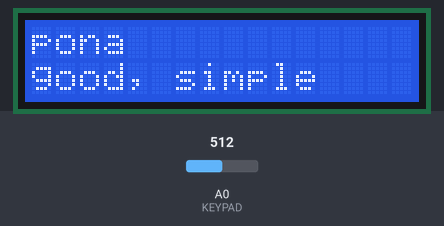
The sketch below on a simulated Arduino Uno, built with avr-gcc and run on an emulated ATmega328P. Parts: 16×2 character LCD. The test bench sets the inputs (shaded band); at power-on: A0 (KEYPAD) = 512. Random numbers use the default seed unless the sketch sets one.

Above: at 1.2 s.
1.3 s: A0 (KEYPAD) set to 492
At 2.2 s:
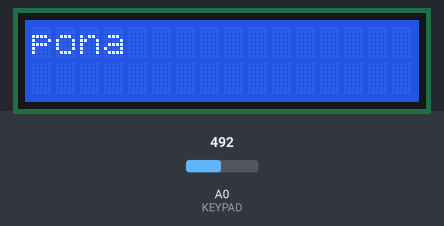
2.8 s: A0 (KEYPAD) set to 730
At 3.4 s:
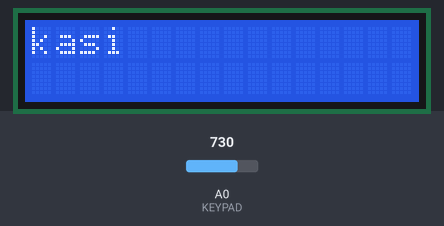
4.3 s: A0 (KEYPAD) set to 705
At 4.6 s:
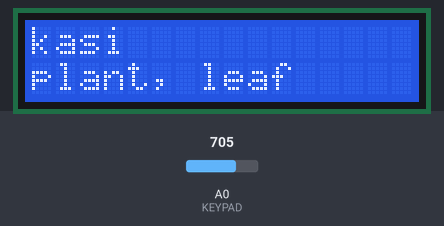
5.8 s: A0 (KEYPAD) set to 900
At 6.9 s:
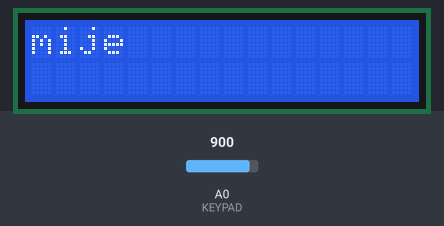
7.3 s: A0 (KEYPAD) set to 716
At 8.0 s:
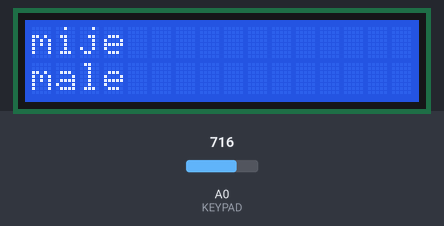
8.8 s: A0 (KEYPAD) set to 900
At 9.2 s:
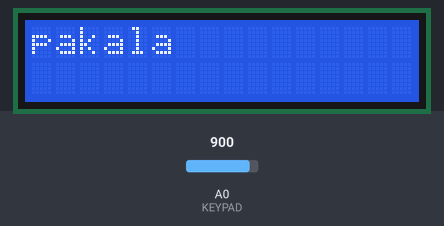
Timing chart, 0 to 11.3 s (numbered marks = the images above; inputs shaded):
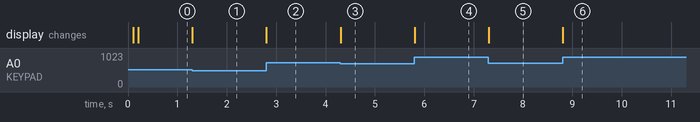

The sketch:

tokipona_cards.ino
```cpp
/**
* Toki Pona Cards LCDKeypad version
*
* Toki Pona official site: https://tokipona.org/
* Code: https://github.com/maks-ushakov/arduino-experiments/tree/master/arduino
* Simulation: https://www.tinkercad.com/things/hrG1mFflU87-toki-pona-cards
*
* Buttons:
* Select: new word
* Any dir: show translation
*/
#include <LiquidCrystal.h>

#define LCD_RS 8
#define LCD_EN 9
#define LCD_D4 4
#define LCD_D5 5
#define LCD_D6 6
#define LCD_D7 7
#define KEYPAD A0

#define LCD_SIZE 16
#define BUFFER_SIZE (LCD_SIZE + 2)
enum {
  KEY_SEL,
  KEY_LEFT,
  KEY_RIGHT,
  KEY_UP,
  KEY_DOWN,
  KEY_UNPRESS
};

LiquidCrystal lcd(LCD_RS, LCD_EN, LCD_D4, LCD_D5, LCD_D6, LCD_D7);
unsigned long previousCheckTime = 0;
unsigned long previousRenderTime = 0;
uint8_t codeLength = 4;
uint8_t present = 0;
uint8_t rightGuess = 0;
int dictSize = 115;
bool flipStatus = false;
char currentWord[BUFFER_SIZE];
char currentTranslation[BUFFER_SIZE];

long renderTime = 100;
long checkTime = 200;
int sensorValue = KEY_UNPRESS;
int previousValue = KEY_UNPRESS;
int outValue = KEY_UNPRESS;
bool is_changed = false;

void setup()
{
  lcd.begin(16,2);
  lcd.print("toki pona cards");
  lcd.setCursor(0, 1);
  lcd.print("Press any key");
  pinMode(KEYPAD, INPUT);
  while(sensorValue == KEY_UNPRESS) {
    sensorValue = parseKey(analogRead(KEYPAD));
  }
  randomSeed(analogRead(A5));
  nextWord();
  is_changed = true;
}

void loop()
{
  unsigned long currentTime = millis();
  if (currentTime - previousCheckTime > checkTime && !is_changed) {
    sensorValue = parseKey(analogRead(KEYPAD));
    if(sensorValue != outValue) {
      previousValue = outValue;
      outValue = sensorValue;
      is_changed = true;
      handleKey(outValue);
    }
  }

  if (currentTime - previousRenderTime > renderTime && is_changed) {
    lcd.clear();
    lcd.setCursor(0, 0);
	lcd.print(currentWord);
    if(flipStatus) {
      lcd.setCursor(0, 1);
      lcd.print(currentTranslation);
    }
    is_changed = false;
  }
}

int parseKey (int keyValue) {
  if (keyValue > 1020) {
    return KEY_UNPRESS;
  }
  if (keyValue > 720) {
    return KEY_SEL;
  }
  if (keyValue > 500) {
    return KEY_LEFT;
  }
  if (keyValue > 320) {
    return KEY_DOWN;
  }
  if (keyValue > 140) {
    return KEY_UP;
  }
  return KEY_RIGHT;
}

String printKey(int key) {
  switch(key) {
    case KEY_SEL:   return "SELECT"; break;
    case KEY_LEFT:  return "LEFT"; break;
    case KEY_UP:    return "UP"; break;
    case KEY_DOWN:  return "DOWN"; break;
    case KEY_RIGHT:  return "RIGHT"; break;
    default: return "unpressed";
  }
}

void nextWord() {
	int index = random(0, dictSize);
  // strcpy_P(currentWord[0], (char *)pgm_read_ptr(&(tokiDictionary[index][0])));
  // strcpy_P(currentWord[1], (char *)pgm_read_ptr(&(tokiDictionary[index][1])));
  flipStatus = false;
  getDictionaryWord(index);
  getDictionaryTranslation(index);
}

void flip() {
  flipStatus = !flipStatus;
}

void pass() {};
void handleKey(uint8_t key) {
  switch(key) {
    case KEY_SEL: nextWord(); break;
    case KEY_LEFT:
    case KEY_RIGHT:
    case KEY_UP:
    case KEY_DOWN:  flip(); break;

    default: pass();
  }
}

const char * const tokiDictionary[][2] = {
  {"akesi", "reptile"},
  {"ala", "no, not, zero"},
  {"alasa", "to hunt"},
  {"ale (ali)", "all; 100"},
  {"anpa", "humble, lowly"},
  {"ante", "different"},
  {"awen", "kept,to continue"},
  {"esun", "market, shop"}
};

const char dw_000[] PROGMEM = "akesi";
const char dt_000[] PROGMEM = "reptile";
const char dw_001[] PROGMEM = "ala";
const char dt_001[] PROGMEM = "no, not, zero";
const char dw_002[] PROGMEM = "alasa";
const char dt_002[] PROGMEM = "to hunt";
const char dw_003[] PROGMEM = "ale (ali)";
const char dt_003[] PROGMEM = "all; 100";
const char dw_004[] PROGMEM = "anpa";
const char dt_004[] PROGMEM = "humble, lowly";

const char dw_005[] PROGMEM = "ante";
const char dt_005[] PROGMEM = "different";
const char dw_006[] PROGMEM = "awen";
const char dt_006[] PROGMEM = "kept,to continue";
const char dw_007[] PROGMEM = "esun";
const char dt_007[] PROGMEM = "market, shop";
const char dw_008[] PROGMEM = "ijo";
const char dt_008[] PROGMEM = "thing, object";
const char dw_009[] PROGMEM = "ike";
const char dt_009[] PROGMEM = "bad, negative";

const char dw_010[] PROGMEM = "ilo";
const char dt_010[] PROGMEM = "tool, machine";
const char dw_011[] PROGMEM = "insa";
const char dt_011[] PROGMEM = "centre, inside";
const char dw_012[] PROGMEM = "jaki";
const char dt_012[] PROGMEM = "unclean, toxic";
const char dw_013[] PROGMEM = "jan";
const char dt_013[] PROGMEM = "person,somebody";
const char dw_014[] PROGMEM = "jelo";
const char dt_014[] PROGMEM = "yellow";

const char dw_015[] PROGMEM = "jo";
const char dt_015[] PROGMEM = "to have, contain";
const char dw_016[] PROGMEM = "kala";
const char dt_016[] PROGMEM = "sea creature";
const char dw_017[] PROGMEM = "kalama";
const char dt_017[] PROGMEM = "sound";
const char dw_018[] PROGMEM = "kama";
const char dt_018[] PROGMEM = "arriving, future";
const char dw_019[] PROGMEM =   "kasi";
const char dt_019[] PROGMEM = "plant, leaf";

const char dw_020[] PROGMEM = "ken";
const char dt_020[] PROGMEM = "can, possible";
const char dw_021[] PROGMEM = "kepeken";
const char dt_021[] PROGMEM = "to use, with";
const char dw_022[] PROGMEM = "kili";
const char dt_022[] PROGMEM = "fruit, vegetable";
const char dw_023[] PROGMEM = "kin";
const char dt_023[] PROGMEM = "also, too";
const char dw_024[] PROGMEM = "kipisi";
const char dt_024[] PROGMEM = "to cut, part";

const char dw_025[] PROGMEM = "kiwen";
const char dt_025[] PROGMEM = "metal, stone";
const char dw_026[] PROGMEM = "ko";
const char dt_026[] PROGMEM = "clay, paste";
const char dw_027[] PROGMEM = "kon";
const char dt_027[] PROGMEM = "air, spirit";
const char dw_028[] PROGMEM = "kule";
const char dt_028[] PROGMEM = "color";
const char dw_029[] PROGMEM = "kulupu";
const char dt_029[] PROGMEM = "group, company";

const char dw_030[] PROGMEM = "kute";
const char dt_030[] PROGMEM = "ear; to hear";
const char dw_031[] PROGMEM = "lape";
const char dt_031[] PROGMEM = "sleeping,resting";
const char dw_032[] PROGMEM = "laso";
const char dt_032[] PROGMEM = "blue, green";
const char dw_033[] PROGMEM = "lawa";
const char dt_033[] PROGMEM = "head, to lead";
const char dw_034[] PROGMEM = "leko";
const char dt_034[] PROGMEM = "square, block";

const char dw_035[] PROGMEM = "len";
const char dt_035[] PROGMEM = "cloth,cover";
const char dw_036[] PROGMEM = "lete";
const char dt_036[] PROGMEM = "cool, cold; raw";
const char dw_037[] PROGMEM = "lili";
const char dt_037[] PROGMEM = "small, few";
const char dw_038[] PROGMEM = "linja";
const char dt_038[] PROGMEM = "string, hair";
const char dw_039[] PROGMEM = "lipu";
const char dt_039[] PROGMEM = "paper, document";

const char dw_040[] PROGMEM = "loje";
const char dt_040[] PROGMEM = "red, reddish";
const char dw_041[] PROGMEM = "lon";
const char dt_041[] PROGMEM = "located at, true";
const char dw_042[] PROGMEM = "luka";
const char dt_042[] PROGMEM = "arm, hand; five";
const char dw_043[] PROGMEM = "lukin";
const char dt_043[] PROGMEM = "to see, examine";
const char dw_044[] PROGMEM = "lupa";
const char dt_044[] PROGMEM = "door, hole";

const char dw_045[] PROGMEM = "ma";
const char dt_045[] PROGMEM = "earth, land";
const char dw_046[] PROGMEM = "mama";
const char dt_046[] PROGMEM = "parent; creator";
const char dw_047[] PROGMEM = "mani";
const char dt_047[] PROGMEM = "money, cash";
const char dw_048[] PROGMEM = "meli";
const char dt_048[] PROGMEM = "Female";
const char dw_049[] PROGMEM = "mije";
const char dt_049[] PROGMEM = "male";

const char dw_050[] PROGMEM = "mi";
const char dt_050[] PROGMEM = "I, me, my";
const char dw_051[] PROGMEM = "moku";
const char dt_051[] PROGMEM = "to eat, food";
const char dw_052[] PROGMEM = "moli";
const char dt_052[] PROGMEM = "dead, dying";
const char dw_053[] PROGMEM = "monsi";
const char dt_053[] PROGMEM = "back, behind";
const char dw_054[] PROGMEM = "monsuta";
const char dt_054[] PROGMEM = "monster";

const char dw_055[] PROGMEM = "mun";
const char dt_055[] PROGMEM = "night sky object";
const char dw_056[] PROGMEM = "musi";
const char dt_056[] PROGMEM = "fun";
const char dw_057[] PROGMEM = "mute";
const char dt_057[] PROGMEM = "many, a lot";
const char dw_058[] PROGMEM = "namako";
const char dt_058[] PROGMEM = "spice, additional";
const char dw_059[] PROGMEM = "nanpa";
const char dt_059[] PROGMEM = "number";

const char dw_060[] PROGMEM = "nasa";
const char dt_060[] PROGMEM = "strange";
const char dw_061[] PROGMEM = "nasin";
const char dt_061[] PROGMEM = "way, method";
const char dw_062[] PROGMEM = "nena";
const char dt_062[] PROGMEM = "bump, hill, nose";
const char dw_063[] PROGMEM = "ni";
const char dt_063[] PROGMEM = "this, that";
const char dw_064[] PROGMEM = "nimi";
const char dt_064[] PROGMEM = "word, name";

const char dw_065[] PROGMEM = "noka";
const char dt_065[] PROGMEM = "foot, leg";
const char dw_066[] PROGMEM = "olin";
const char dt_066[] PROGMEM = "to love, respect";
const char dw_067[] PROGMEM = "open";
const char dt_067[] PROGMEM = "to begin, to start";
const char dw_068[] PROGMEM = "pakala";
const char dt_068[] PROGMEM = "broken, damaged";
const char dw_069[] PROGMEM = "pali";
const char dt_069[] PROGMEM = "to do, to work on";

const char dw_070[] PROGMEM = "palisa";
const char dt_070[] PROGMEM = "rod, stick";
const char dw_071[] PROGMEM = "pan";
const char dt_071[] PROGMEM = "bread, rice";
const char dw_072[] PROGMEM = "pana";
const char dt_072[] PROGMEM = "to give, to send";
const char dw_073[] PROGMEM = "pilin";
const char dt_073[] PROGMEM = "heart, feeling";
const char dw_074[] PROGMEM = "pimeja";
const char dt_074[] PROGMEM = "black, dark";

const char dw_075[] PROGMEM = "pini";
const char dt_075[] PROGMEM = "past, end";
const char dw_076[] PROGMEM = "pipi";
const char dt_076[] PROGMEM = "bug, insect";
const char dw_077[] PROGMEM = "poka";
const char dt_077[] PROGMEM = "hip, side";
const char dw_078[] PROGMEM = "poki";
const char dt_078[] PROGMEM = "box, bowl, cup";
const char dw_079[] PROGMEM = "pona";
const char dt_079[] PROGMEM = "good, simple";


const char dw_080[] PROGMEM = "sama";
const char dt_080[] PROGMEM = "similar, same";
const char dw_081[] PROGMEM = "seli";
const char dt_081[] PROGMEM = "Fire";
const char dw_082[] PROGMEM = "selo";
const char dt_082[] PROGMEM = "skin, peel";
const char dw_083[] PROGMEM = "seme";
const char dt_083[] PROGMEM = "what? which?";
const char dw_084[] PROGMEM = "sewi";
const char dt_084[] PROGMEM = "area above";

const char dw_085[] PROGMEM = "sijelo";
const char dt_085[] PROGMEM = "body, torso";
const char dw_086[] PROGMEM = "sike";
const char dt_086[] PROGMEM = "cycle";
const char dw_087[] PROGMEM = "sin";
const char dt_087[] PROGMEM = "new, another";
const char dw_088[] PROGMEM = "sinpin";
const char dt_088[] PROGMEM = "face,front,wall";
const char dw_089[] PROGMEM = "sitelen";
const char dt_089[] PROGMEM = "image, picture";

const char dw_090[] PROGMEM = "soko";
const char dt_090[] PROGMEM = "mushroom";
const char dw_091[] PROGMEM = "sona";
const char dt_091[] PROGMEM = "knowledge, info";
const char dw_092[] PROGMEM = "soweli";
const char dt_092[] PROGMEM = "land animal";
const char dw_093[] PROGMEM = "suli";
const char dt_093[] PROGMEM = "big,heavy,large";
const char dw_094[] PROGMEM = "suno";
const char dt_094[] PROGMEM = "sun, bright";

const char dw_095[] PROGMEM = "supa";
const char dt_095[] PROGMEM = "surface";
const char dw_096[] PROGMEM = "suwi";
const char dt_096[] PROGMEM = "sweet; cute";
const char dw_097[] PROGMEM = "tan";
const char dt_097[] PROGMEM = "from, because";
const char dw_098[] PROGMEM = "taso";
const char dt_098[] PROGMEM = "but, however";
const char dw_099[] PROGMEM = "tawa";
const char dt_099[] PROGMEM = "going to; for";


const char dw_100[] PROGMEM = "telo";
const char dt_100[] PROGMEM = "liquid, water";
const char dw_101[] PROGMEM = "tenpo";
const char dt_101[] PROGMEM = "time, period";
const char dw_102[] PROGMEM = "toki";
const char dt_102[] PROGMEM = "to say; language";
const char dw_103[] PROGMEM = "tomo";
const char dt_103[] PROGMEM = "building, home";
const char dw_104[] PROGMEM = "tonsi";
const char dt_104[] PROGMEM = "non-binary, trans";

const char dw_105[] PROGMEM = "tu";
const char dt_105[] PROGMEM = "Two";
const char dw_106[] PROGMEM = "unpa";
const char dt_106[] PROGMEM = "sex; to have sex.";
const char dw_107[] PROGMEM = "uta";
const char dt_107[] PROGMEM = "mouth, lips";
const char dw_108[] PROGMEM = "utala";
const char dt_108[] PROGMEM = "challenge, battle";
const char dw_109[] PROGMEM = "walo";
const char dt_109[] PROGMEM = "white, pale";


const char dw_110[] PROGMEM = "wan";
const char dt_110[] PROGMEM = "one; unique";
const char dw_111[] PROGMEM = "waso";
const char dt_111[] PROGMEM = "flying creature";
const char dw_112[] PROGMEM = "wawa";
const char dt_112[] PROGMEM = "strong, powerful";
const char dw_113[] PROGMEM = "weka";
const char dt_113[] PROGMEM = "absent, away";
const char dw_114[] PROGMEM = "wile";
const char dt_114[] PROGMEM = "must, need, want";

const char *const dictionaryWords[] PROGMEM = {
  dw_000, dw_001, dw_002, dw_003, dw_004, dw_005, dw_006, dw_007, dw_008, dw_009,
  dw_010, dw_011, dw_012, dw_013, dw_014, dw_015, dw_016, dw_017, dw_018, dw_019,
  dw_020, dw_021, dw_022, dw_023, dw_024, dw_025, dw_026, dw_027, dw_028, dw_029,
  dw_030, dw_031, dw_032, dw_033, dw_034, dw_035, dw_036, dw_037, dw_038, dw_039,
  dw_040, dw_041, dw_042, dw_043, dw_044, dw_045, dw_046, dw_047, dw_048, dw_049,
  dw_050, dw_051, dw_052, dw_053, dw_054, dw_055, dw_056, dw_057, dw_058, dw_059,
  dw_060, dw_061, dw_062, dw_063, dw_064, dw_065, dw_066, dw_067, dw_068, dw_069,
  dw_070, dw_071, dw_072, dw_073, dw_074, dw_075, dw_076, dw_077, dw_078, dw_079,
  dw_080, dw_081, dw_082, dw_083, dw_084, dw_085, dw_086, dw_087, dw_088, dw_089,
  dw_090, dw_091, dw_092, dw_093, dw_094, dw_095, dw_096, dw_097, dw_098, dw_099,
  dw_100, dw_101, dw_102, dw_103, dw_104, dw_105, dw_106, dw_107, dw_108, dw_109,
  dw_110, dw_111, dw_112, dw_113, dw_114,
};

const char *const dictionaryTranslations[] PROGMEM = {
  dt_000, dt_001, dt_002, dt_003, dt_004, dt_005, dt_006, dt_007, dt_008, dt_009,
  dt_010, dt_011, dt_012, dt_013, dt_014, dt_015, dt_016, dt_017, dt_018, dt_019,
  dt_020, dt_021, dt_022, dt_023, dt_024, dt_025, dt_026, dt_027, dt_028, dt_029,
  dt_030, dt_031, dt_032, dt_033, dt_034, dt_035, dt_036, dt_037, dt_038, dt_039,
  dt_040, dt_041, dt_042, dt_043, dt_044, dt_045, dt_046, dt_047, dt_048, dt_049,
  dt_050, dt_051, dt_052, dt_053, dt_054, dt_055, dt_056, dt_057, dt_058, dt_059,
  dt_060, dt_061, dt_062, dt_063, dt_064, dt_065, dt_066, dt_067, dt_068, dt_069,
  dt_070, dt_071, dt_072, dt_073, dt_074, dt_075, dt_076, dt_077, dt_078, dt_079,
  dt_080, dt_081, dt_082, dt_083, dt_084, dt_085, dt_086, dt_087, dt_088, dt_089,
  dt_090, dt_091, dt_092, dt_093, dt_094, dt_095, dt_096, dt_097, dt_098, dt_099,
  dt_100, dt_101, dt_102, dt_103, dt_104, dt_105, dt_106, dt_107, dt_108, dt_109,
  dt_110, dt_111, dt_112, dt_113, dt_114,
};

void getDictionaryWord(uint16_t index) {
  // return tokiDictionary[index][0];
  strcpy_P(currentWord, (char *)pgm_read_ptr(&(dictionaryWords[index])));
}

void getDictionaryTranslation(uint16_t index) {
  // return tokiDictionary[index][1];
  strcpy_P(currentTranslation, (char *)pgm_read_ptr(&(dictionaryTranslations[index])));
}
```

Measured:
- the behaviour switches between 501 and 500 on A0 (KEYPAD) (found by bisection; images 0 and 1)
- the behaviour switches between 721 and 720 on A0 (KEYPAD) (found by bisection; images 2 and 3)
- after the input at 1.3 s, the display: changes at once (image 1)
- after the input at 2.8 s, the display: changes at once (image 2)
- after the input at 4.3 s, the display: changes at once (image 3)
- after the input at 5.8 s, the display: changes at once (image 4)
- after the input at 7.3 s, the display: changes at once (image 5)
- after the input at 8.8 s, the display: changes at once (image 6)
